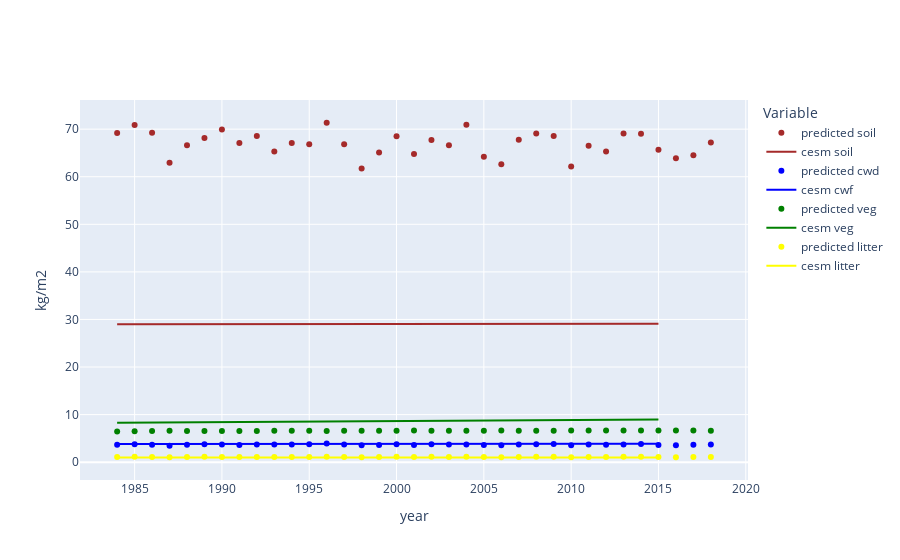

Write notebook code for a chart like this one.
### Code cell
years = [x for x in range(1984,2019)]
fig = go.Figure()
soil_colour = 'brown'
cwd_colour = 'blue'
veg_colour = 'green'
litter_colour = 'yellow'
fig.add_trace(go.Scatter(x=years, y=predicted_forest_carbon['cSoil'],
                    mode='markers',
                    name='predicted soil',
                    marker=dict(color=soil_colour)
                ))
fig.add_trace(go.Scatter(x=years, y=cesm_data['cSoil'] ,
                    mode='lines',
                    name='cesm soil',
                    marker=dict(color=soil_colour)
))

fig.add_trace(go.Scatter(x=years, y=predicted_forest_carbon['cCwd'],
                    mode='markers',
                    name='predicted cwd',
                    marker=dict(color=cwd_colour)
                ))
fig.add_trace(go.Scatter(x=years, y=cesm_data['cCwd'] ,
                    mode='lines',
                    name='cesm cwf',
                    marker=dict(color=cwd_colour)
))

fig.add_trace(go.Scatter(x=years, y=predicted_forest_carbon['cVeg'],
                    mode='markers',
                    name='predicted veg',
                    marker=dict(color=veg_colour)
                ))
fig.add_trace(go.Scatter(x=years, y=cesm_data['cVeg'] ,
                    mode='lines',
                    name='cesm veg',
                    marker=dict(color=veg_colour)
))


fig.update_layout(legend_title_text = "Variable")
fig.update_xaxes(title_text="year")
fig.update_yaxes(title_text="kg/m2")
fig.show()
